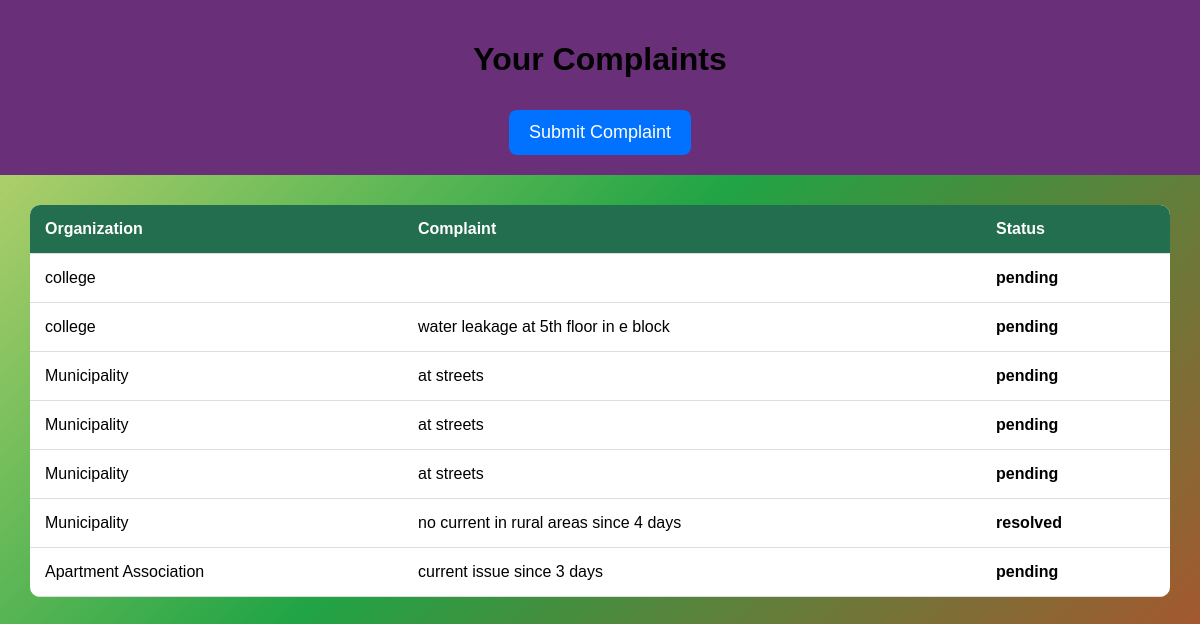
/dashboard/ (signed in), run on the app's committed database.
### complaint/models.py (models this page shows, shortened)
class Complaint(models.Model):
    CATEGORY_CHOICES = [
        ('water', 'Water'),
        ('electricity', 'Electricity'),
        ('road', 'Road'),
        ('sanitation', 'Sanitation'),
    ]
    STATUS_CHOICES = [
        ('pending', 'Pending'),
        ('in_progress', 'In Progress'),
        ('resolved', 'Resolved'),
    ]
    user = models.ForeignKey(User, on_delete=models.CASCADE)
    organization = models.ForeignKey(Organization, on_delete=models.CASCADE)
    title = models.CharField(max_length=200)
    description = models.TextField()
    category = models.CharField(max_length=50, choices=CATEGORY_CHOICES)
    image = models.ImageField(upload_to='complaints/', null=True, blank=True)
    status = models.CharField(max_length=20, choices=STATUS_CHOICES, default='pending')
    created_at = models.DateTimeField(auto_now_add=True)

class Organization(models.Model):
    name = models.CharField(max_length=200)
    org_type = models.CharField(max_length=100)
    def __str__(self):
        return self.name

### complaint/views.py (the view)
# urls.py: path('dashboard/', views.dashboard, name='dashboard'),
@login_required(login_url='login')
def dashboard(request):
    complaints = Complaint.objects.filter(user=request.user)
    return render(request, 'dashboard.html', {'complaints': complaints})

### complaint/templates/dashboard.html (shortened to what this page needs)
<!DOCTYPE html>
<html>
<head>
</head>
<body>
<div class="header">
    <h1>Your Complaints</h1>
    <a href="/submit/">
        <button class="btn">Submit Complaint</button>
    </a>
</div>
<div class="container">
    <table>
        <tr>
            <th>Organization</th>
            <th>Complaint</th>
            <th>Status</th>
        </tr>
        {% for c in complaints %}
        <tr>
            <td>{{ c.organization }}</td>
            <td>{{ c.description }}</td>
            <td class="status">{{ c.status }}</td>
        </tr>
        {% endfor %}
    </table>
</div>
</body>
</html>

### complaint/templates/dashboard.html (style rules this page uses)
body { font-family: Arial; background: linear-gradient(135deg, #b9c835b0, #20a445, #a4582f); margin: 0; padding: 0; }
.header { background: #692f78; color: rgb(4, 3, 3); padding: 20px; text-align: center; }
.btn { background: #0072ff; color: white; padding: 12px 20px; border: none; border-radius: 8px; font-size: 18px; cursor: pointer; margin-top: 10px; }
.container { padding: 30px; }
table { width: 100%; border-collapse: collapse; background: white; border-radius: 10px; overflow: hidden; }
th, td { padding: 15px; text-align: left; border-bottom: 1px solid #ddd; }
th { background: #236e4f; color: white; }
.status { font-weight: bold; }

### data on the page
Complaint: organization "college", status "pending"
Complaint: organization "college", description "water leakage at 5th floor in e block", status "pending"
Complaint: organization "Municipality", description "at streets", status "pending"
Complaint: organization "Municipality", description "at streets", status "pending"
Complaint: organization "Municipality", description "at streets", status "pending"
Complaint: organization "Municipality", description "no current in rural areas since 4 days", status "resolved"
Complaint: organization "Apartment Association", description "current issue since 3 days", status "pending"
